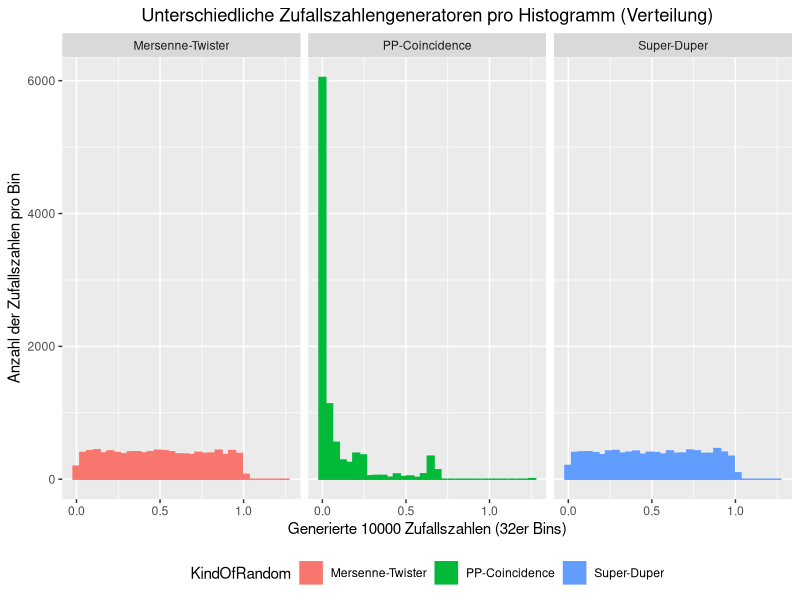
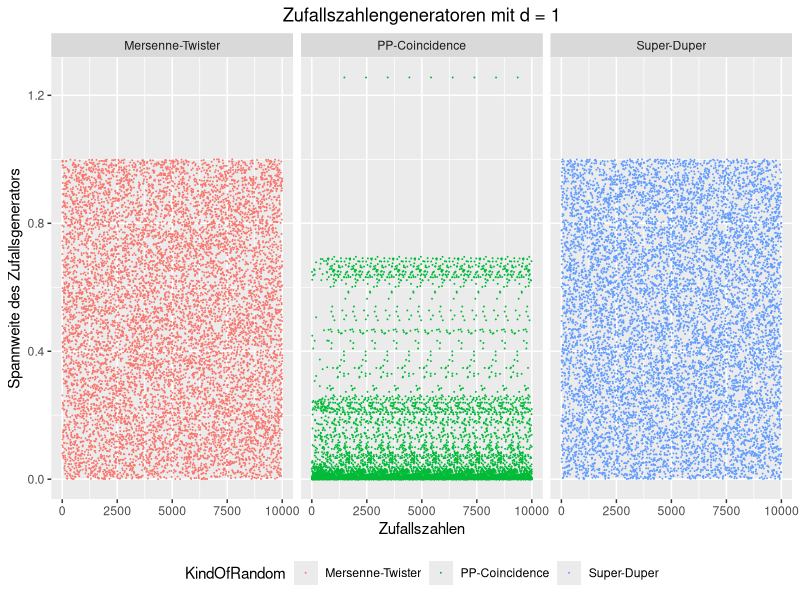
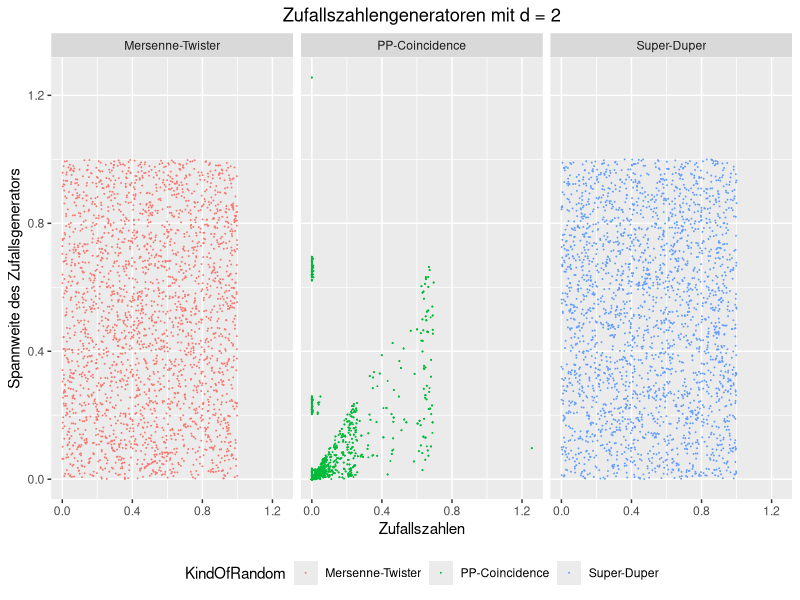
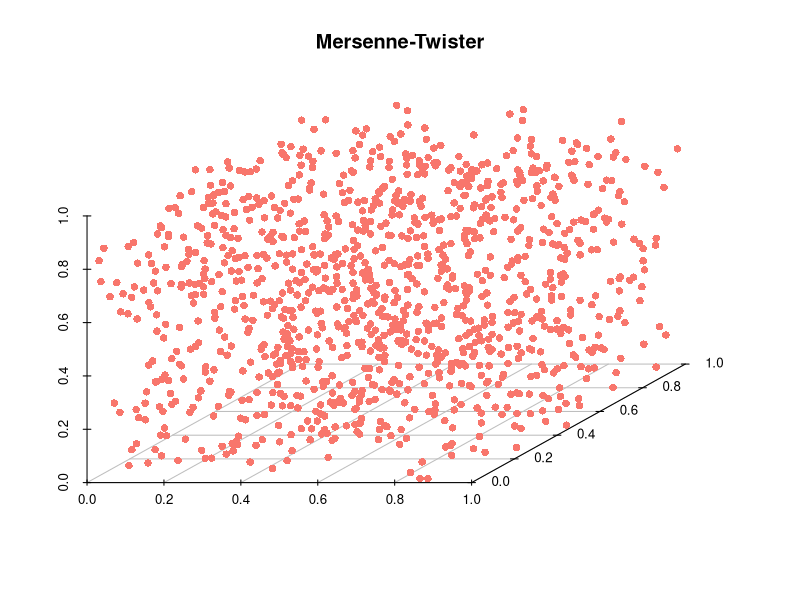
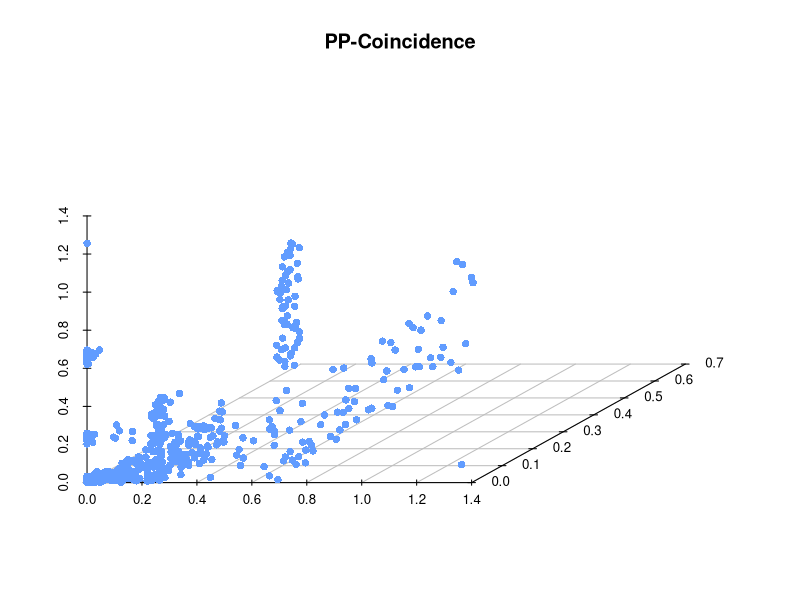

R code for these plots, in order:
## ---- chunk 1
# Plot der exponentialfunktions.
#library(ggplot2)
#data <- data.frame(x=seq(1:25), y=pexp(seq(1:25)))
#data2 <- data.frame(x=seq(1:25), y=seq(1:25))
#ggplot() +
#  geom_line(data=data, aes(x=data$x, y=data$y)) +
#  geom_line(data=data2, aes(x=data2$x, y=data2$y)) + 
#  labs(title="Exponentialfunktion mit Inverse")
## ---- chunk 2
# Berechnet die neue Zufallszahl
PP.Coincidence.CalculateNumber <- function (randomNumber) {
  first <- as.numeric(substr(randomNumber, 0, 5))
  second <- as.numeric(substr(randomNumber, 6, 10))
  
  # Ist der zweite Teil 0 oder nicht definiert =>
  # Mache ein XOR mit den hinteren Stellen von der aktuellen Zeit
  if(is.na(second) || second == 0) {
    second <- bitwXor(first, as.numeric(substr(as.numeric(Sys.time()), 6, 10)))
  }
  # Die eigentliche Berechnung
  return (first * second)
}

# Initialaufruf mit einer Anzahl von Zufallszahlen
PP.Coincidence <- function(numberOfRandomNumbers){
  rngNumber <- as.numeric(Sys.time())
  randomNumberList <- c()
  
  for(i in 1:numberOfRandomNumbers){
    rngNumber <- PP.Coincidence.CalculateNumber(rngNumber)
    randomNumberList <- c(randomNumberList, rngNumber/10000000000)
  }
  randomNumberList
}
PP.Coincidence(5)

## ---- chunk 3
library(ggplot2)
numberOfRandomNumbers <- 10000

RNGkind("Mersenne-Twister") # matches  "Mersenne-Twister"
datamt = data.frame(data = runif(numberOfRandomNumbers), KindOfRandom = "Mersenne-Twister", pos = 1:numberOfRandomNumbers)

RNGkind("Super") # matches  "Super-Duper"
datasd = data.frame(data = runif(numberOfRandomNumbers), KindOfRandom = "Super-Duper", pos = 1:numberOfRandomNumbers)

RNGkind("Wichmann-Hill") # matches  "Wichmann-Hill"
datawh = data.frame(data = PP.Coincidence(numberOfRandomNumbers), KindOfRandom = "PP-Coincidence", pos = 1:numberOfRandomNumbers)

data <- rbind(datamt, datasd, datawh)

ggplot(data, aes(x = data, color = KindOfRandom, fill = KindOfRandom)) + 
  geom_histogram(bins = 32) + 
  facet_grid(~ KindOfRandom) +
  theme(legend.direction = "horizontal", 
        legend.position = "bottom",
        legend.box = "horizontal") +
  labs(title = "Unterschiedliche Zufallszahlengeneratoren pro Histogramm (Verteilung)",
  x = "Generierte 10000 Zufallszahlen (32er Bins)",
  y = "Anzahl der Zufallszahlen pro Bin") +
  theme(plot.title = element_text(hjust = 0.5))
## ---- chunk 4
ggplot(data, aes(y = data, x = pos, color = KindOfRandom)) + 
  geom_point(size = 0.01) +
  facet_grid(~ KindOfRandom) +
  theme(legend.direction = "horizontal", 
        legend.position = "bottom",
        legend.box = "horizontal") +
  labs(title = "Zufallszahlengeneratoren mit d = 1",
  x = "Zufallszahlen",
  y = "Spannweite des Zufallsgenerators") +
  theme(plot.title = element_text(hjust = 0.5))
## ---- chunk 5
datamt2 <- data.frame(dataX = datamt[seq(1, 5000, 2),]$data, 
                      dataY = datamt[seq(2, 5000, 2),]$data,
                      KindOfRandom = "Mersenne-Twister")
datasd2 <- data.frame(dataX = datasd[seq(1, 5000, 2),]$data, 
                      dataY = datasd[seq(2, 5000, 2),]$data,
                      KindOfRandom = "Super-Duper")
datawh2 <- data.frame(dataX = datawh[seq(1, 5000, 2),]$data, 
                      dataY = datawh[seq(2, 5000, 2),]$data,
                      KindOfRandom = "PP-Coincidence")

data2 <- rbind(datamt2, datasd2, datawh2)

ggplot(data2, aes(y = dataY, x = dataX, color = KindOfRandom)) + 
  geom_point(size = 0.01) +
  facet_grid(~ KindOfRandom) +
  theme(legend.direction = "horizontal", 
        legend.position = "bottom",
        legend.box = "horizontal") +
  labs(title = "Zufallszahlengeneratoren mit d = 2",
  x = "Zufallszahlen",
  y = "Spannweite des Zufallsgenerators") +
  theme(plot.title = element_text(hjust = 0.5))
## ---- chunk 6

datamt <- data.frame(dataX = datamt[seq(1, 3333, 3),]$data, 
                       dataY = datamt[seq(2, 3333, 3),]$data, 
                       dataZ = datamt[seq(3, 3333, 3),]$data)


library(scatterplot3d)

with(datamt, {
   s3d <- scatterplot3d(dataX, dataY, dataZ, # x,y, z axis
                 main="Mersenne-Twister",
                 box=FALSE,
                 color="#F8766C",
                 pch = 16,
                 xlab="",
                 ylab="",
                 zlab="")
   
   s3d.coords <- s3d$xyz.convert(dataX, dataY, dataZ) +
  theme(plot.title = element_text(hjust = 0.5))
})
## ---- chunk 7

datawh <- data.frame(dataX = datawh[seq(1, 3333, 3),]$data, 
                       dataY = datawh[seq(2, 3333, 3),]$data, 
                       dataZ = datawh[seq(3, 3333, 3),]$data)


library(scatterplot3d)

with(datawh, {
   s3d <- scatterplot3d(dataX, dataY, dataZ, # x,y, z axis
                 main="PP-Coincidence",
                 box=FALSE,
                 color="#619CFF",
                 pch = 16,
                 xlab="",
                 ylab="",
                 zlab="")
   
   s3d.coords <- s3d$xyz.convert(dataX, dataY, dataZ) +
  theme(plot.title = element_text(hjust = 0.5))
})
## ---- chunk 8
# Ruft die Help-Page von RNG auf
?RNG
## ---- chunk 9
# RNGkind setzt den Pseudozufallsgenerator
# Setzt den Zufallsgenerator auf L'Ecuyer-CMRG
RNGkind("L'Ecuyer-CMRG")

# Gibt den aktuellen Zufallsgenerator aus
RNGkind()

# Setzt den Zufallsgenerator auf Mersenne-Twister (default)
RNGkind("Mersenne-Twister")
## ---- chunk 10
# Setzt den Seed auf 123456789 für genau den nächsten Aufruf
set.seed(123456789)

# Generiert immer die selben 10 Zufallszahlen wegen den seed.
runif(10)

# Generiert 10 Zufallszahlen ohne Seed
runif(10)
## ---- chunk 11
# Berechnet die neue Zufallszahl
PP.Coincidence.CalculateNumber <- function (randomNumber) {
  first <- as.numeric(substr(randomNumber, 0, 5))
  second <- as.numeric(substr(randomNumber, 6, 10))
  
  # Ist der zweite Teil 0 oder nicht definiert =>
  # Mache ein XOR mit den hinteren Stellen von der aktuellen Zeit
  if(is.na(second) || second == 0) {
    second <- bitwXor(first, as.numeric(substr(as.numeric(Sys.time()), 6, 10)))
  }
  # Die eigentliche Berechnung
  return (first * second)
}

# Initialaufruf mit einer Anzahl von Zufallszahlen
PP.Coincidence <- function(numberOfRandomNumbers){
  rngNumber <- as.numeric(Sys.time())
  randomNumberList <- c()
  
  for(i in 1:numberOfRandomNumbers){
    rngNumber <- PP.Coincidence.CalculateNumber(rngNumber)
    randomNumberList <- c(randomNumberList, rngNumber/10000000000)
  }
  randomNumberList
}
PP.Coincidence(5)
